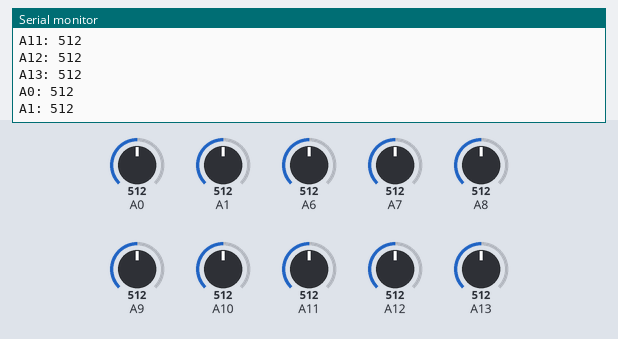
Simulated run of this sketch. Board: Arduino Mega 2560, built with avr-gcc and run on an emulated ATmega2560. Shown: the last lines printed to the serial monitor. The inputs (shaded band) are chosen by the test bench; at power-on: A0 = 512, A1 = 512, A6 = 512, A7 = 512, A8 = 512, A9 = 512, A10 = 512, A11 = 512, A12 = 512, A13 = 512.

Above: at 1.2 s.
1.3 s: A0 set to 716
At 1.34 s:
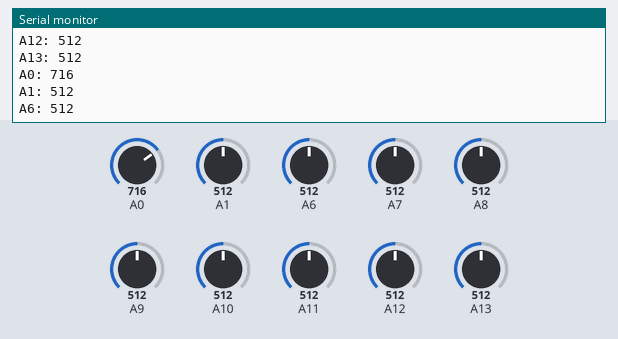
2.8 s: A1 set to 716
At 2.91 s:
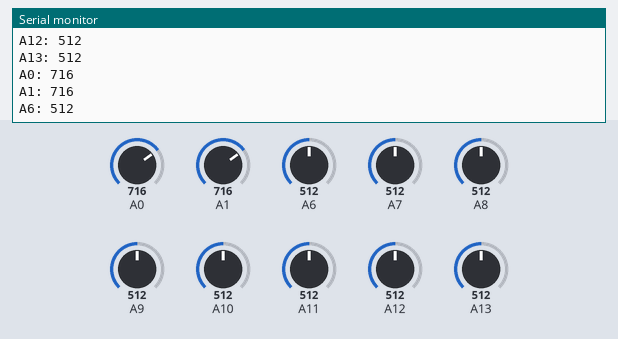
4.3 s: A6 set to 716
At 4.49 s:
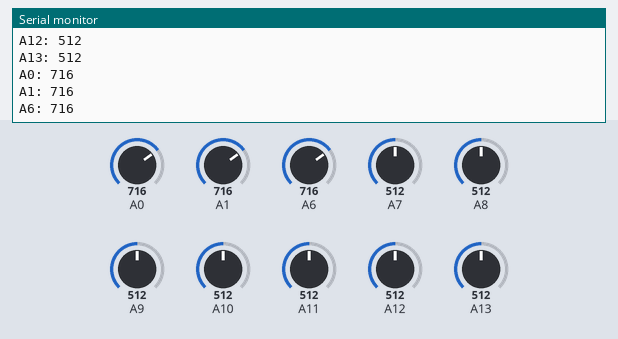
7.3 s: A7 set to 716
At 7.37 s:
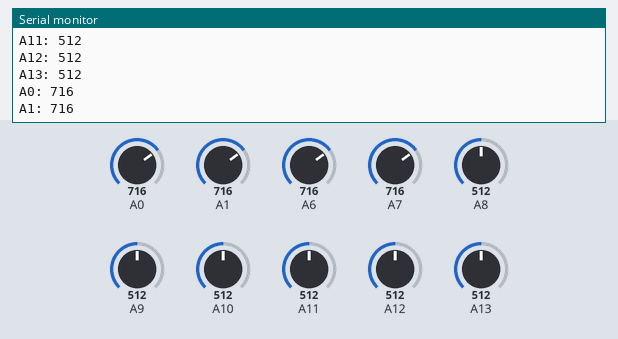
10.3 s: A8 set to 716
11.8 s: A9 set to 716
Timing chart, 0 to 14.3 s (numbered marks = the images above; inputs shaded):
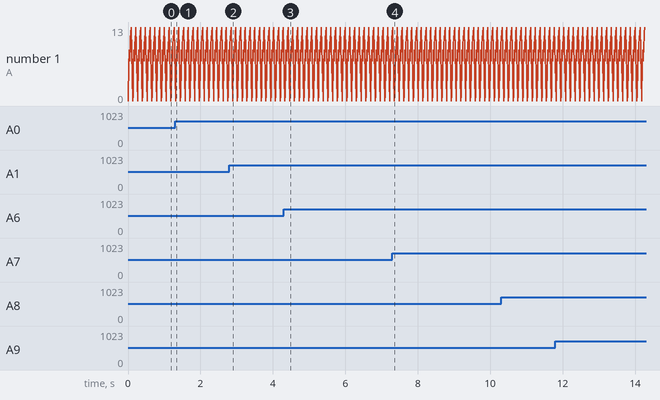

Measured:
- after the input at 1.3 s, the serial monitor: prints a new line at once (image 1)
- after the input at 2.8 s, the serial monitor: prints a new line after 0.10 s (image 2)
- after the input at 4.3 s, the serial monitor: prints a new line after 0.05 s (image 3)

The sketch:

pot.ino
```cpp
void setup() {
  // Inicializar la comunicación serial a 9600 baudios
  Serial.begin(9600);
}

void loop() {
  // Leer el valor del potenciómetro
  int PD = analogRead(A1);
  int ID = analogRead(A0);
  int MD = analogRead(A6);
  int MI = analogRead(A9);
  int II = analogRead(A8);
  int Pi = analogRead(A7);
  int Flex1 = analogRead(A10);
  int Flex2 = analogRead(A11);
  int Flex3 = analogRead(A12);
  int Flex4 = analogRead(A13);
  // Enviar el valor a través de la comunicación serial
    Serial.print("A0: ");
  Serial.println(ID);
    Serial.print("A1: ");
  Serial.println(PD);
    Serial.print("A6: ");
  Serial.println(MD);


    Serial.print("A9: ");
  Serial.println(MI);
    Serial.print("A8: ");
  Serial.println(II);
    Serial.print("A7: ");
  Serial.println(Pi);

     Serial.print("A10: ");
  Serial.println(Flex1);
    Serial.print("A11: ");
  Serial.println(Flex2);
    Serial.print("A12: ");
  Serial.println(Flex3);
    Serial.print("A13: ");
  Serial.println(Flex4);
  // Esperar un breve periodo de tiempo antes de leer el siguiente valor
  delay(100);
}
```
